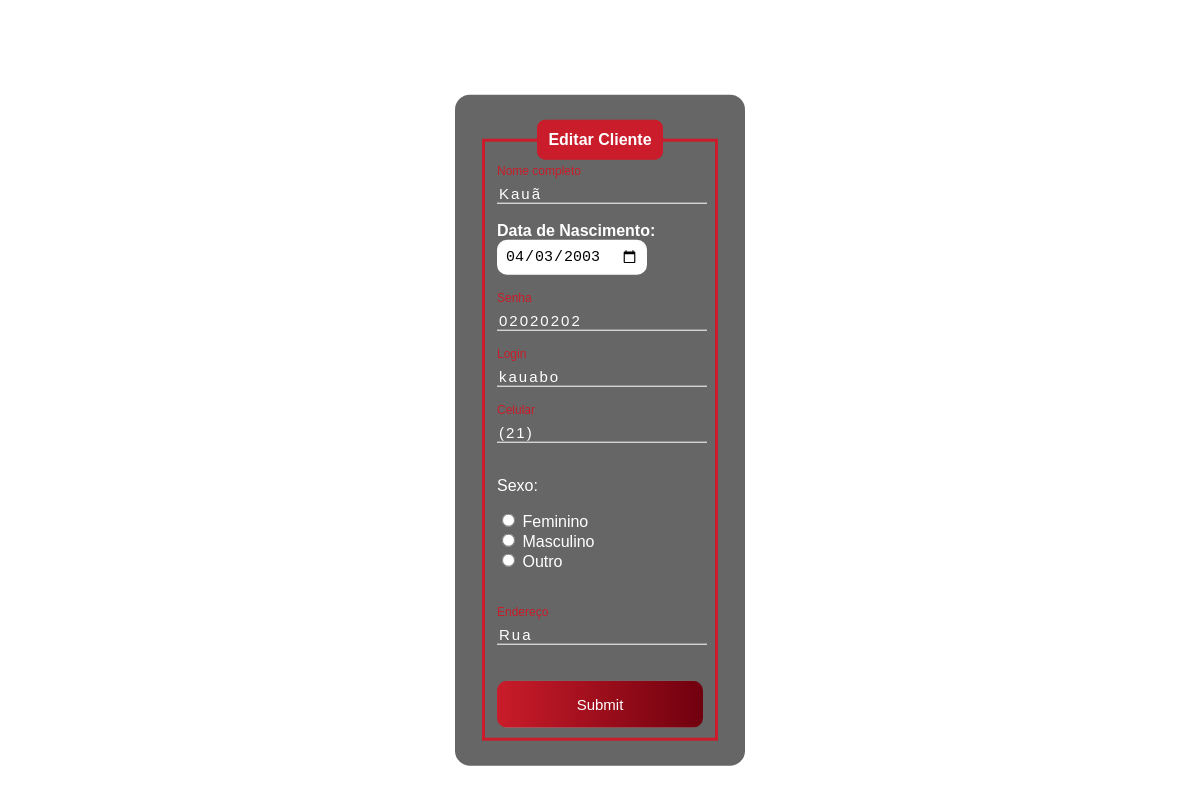
Before: /admin/usuarios.php?id=4 with the older database file.
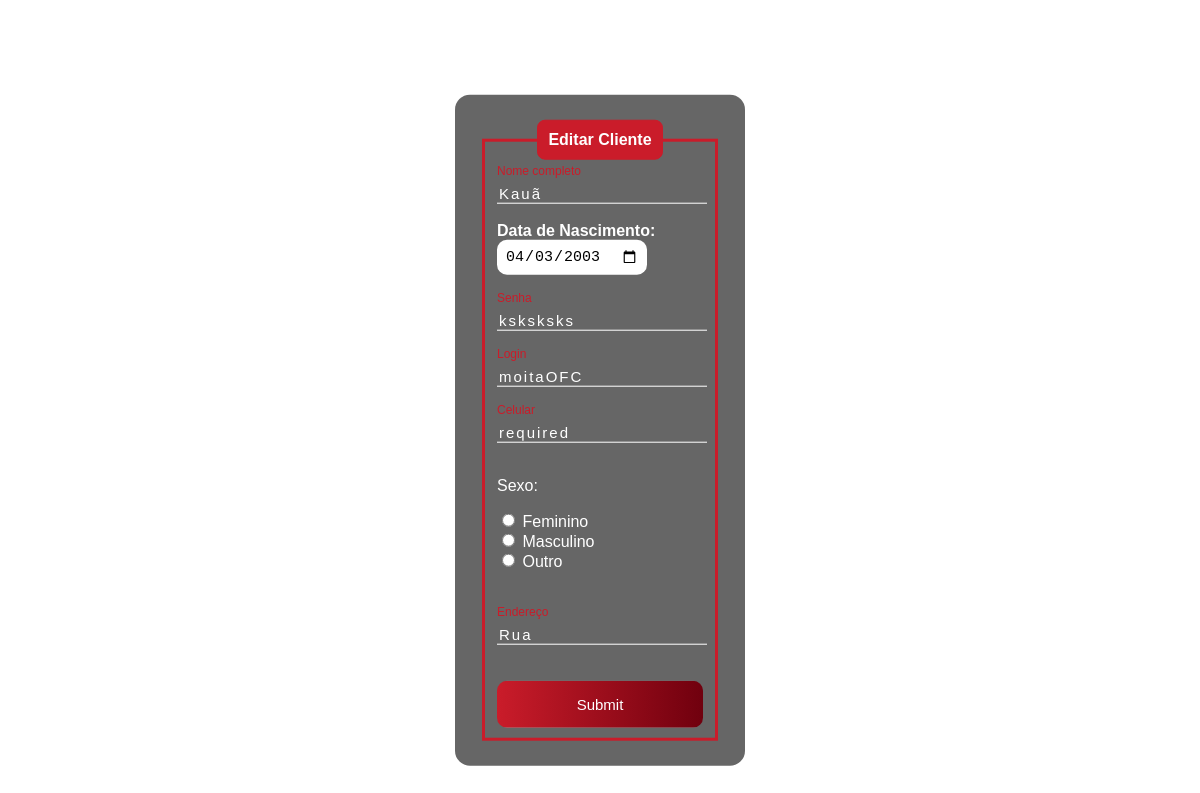
After: the same page with the newer database file.
### tables this page shows
CREATE TABLE `usuarios` (
  `id` int(11) NOT NULL,
  `nome` varchar(80) NOT NULL,
  `nomeMaterno` varchar(255) NOT NULL,
  `dataNasc` date NOT NULL,
  `sexo` varchar(15) NOT NULL,
  `cpf` varchar(20) NOT NULL,
  `celular` varchar(20) NOT NULL,
  `telefoneFixo` varchar(20) NOT NULL,
  `endereco` varchar(255) NOT NULL,
  `login` varchar(20) NOT NULL,
  `senha` varchar(20) NOT NULL,
  `adm` char(1) NOT NULL,
  `dono` char(1) NOT NULL
);

### admin/usuarios.php (the view, shortened to what this page needs)
<?php
    include_once('../php/config.php');
    if(!empty($_GET['id']))
    {
        $id = $_GET['id'];
        $sqlSelect = "SELECT * FROM usuarios WHERE id=$id";
        $result = $conexao->query($sqlSelect);
        if($result->num_rows > 0)
        {
            while($user_data = mysqli_fetch_assoc($result))
            {
                $nome = $user_data['nome'];
                $dataNasc = $user_data['dataNasc'];
                $sexo = $user_data['sexo'];
                $celular = $user_data['celular'];
                $endereco = $user_data['endereco'];
                $login = $user_data['login'];
                $senha = $user_data['senha'];
            }
        }
        else
        {
            header('Location: ../admin/indexadm.php');
        }
    }
    else
    {
        header('Location: ../admin/indexadm.php');
    }
?>
<!DOCTYPE html>
<html lang="pt-bt">
<head>
</head>
<body>
    <div class="box">
        <form action="../php/saveEdit.php" method="POST">
            <fieldset>
                <legend><b>Editar Cliente</b></legend>
                <br>
                <div class="inputBox">
                    <input type="text" name="nome" id="nome" class="inputUser" value=<?php echo $nome;?> required>
                    <label for="nome" class="labelInput">Nome completo</label>
                </div>
                <br>
                <label for="data_nascimento"><b>Data de Nascimento:</b></label>
                <input type="date" name="data_nascimento" id="data_nascimento" value=<?php echo $dataNasc;?> required>
                <br><br><br>
                <div class="inputBox">
                    <input type="text" name="senha" id="senha" class="inputUser" value=<?php echo $senha;?> required>
                    <label for="senha" class="labelInput">Senha</label>
                </div>
                <br><br>
                <div class="inputBox">
                    <input type="text" name="login" id="login" class="inputUser" value=<?php echo $login;?> required>
                    <label for="login" class="labelInput">Login</label>
                </div>
                <br><br>
                <div class="inputBox">
                    <input type="text" name="celular" id="celular" class="inputUser" value=<?php echo $celular;?> required>
                    <label for="celular" class="labelInput">Celular</label>
                </div>
                <br>
                <p>Sexo:</p>
                <input type="radio" id="feminino" name="genero" value="feminino" <?php echo ($sexo == 'feminino') ? 'checked' : '';?> required>
                <label for="feminino">Feminino</label>
                <br>
                <input type="radio" id="masculino" name="genero" value="masculino" <?php echo ($sexo == 'masculino') ? 'checked' : '';?> required>
                <label for="masculino">Masculino</label>
                <br>
                <input type="radio" id="outro" name="genero" value="outro" <?php echo ($sexo == 'outro') ? 'checked' : '';?> required>
                <label for="outro">Outro</label>
                <br><br>
                <br>
                <br>
                <div class="inputBox">
                    <input type="text" name="endereco" id="endereco" class="inputUser" value=<?php echo $endereco;?> required>
                    <label for="endereco" class="labelInput">Endereço</label>
                </div>
                <br><br>
                <input type="submit" name="update" id="submit">
            </fieldset>
        </form>
    </div>
</body>
</html>

### admin/usuarios.php (style rules this page uses)
body { font-family: Arial, Helvetica, sans-serif; }
.box { color: white; position: absolute; top: 50%; left: 50%; transform: translate(-50%,-50%); background-color: rgba(0, 0, 0, 0.6); padding: 25px; margin: 30px 0 30px 0; border-radius: 15px; width: 20%; }
fieldset { border: 3px solid #ca1c2a; }
legend { border: 1px solid #ca1c2a; padding: 10px; text-align: center; background-color: #ca1c2a; border-radius: 8px; }
.inputBox { position: relative; }
.inputUser { background: none; border: none; border-bottom: 1px solid white; outline: none; color: white; font-size: 15px; width: 100%; letter-spacing: 2px; }
.labelInput { position: absolute; top: 0px; left: 0px; pointer-events: none; transition: .5s; }
.inputUser:focus ~ .labelInput, .inputUser:valid ~ .labelInput { top: -20px; font-size: 12px; color: #ca1c2a; }
#data_nascimento { border: none; padding: 8px; border-radius: 10px; outline: none; font-size: 15px; }
#submit { background-image: linear-gradient(to right,#ca1c2a, #70000E); width: 100%; border: none; padding: 15px; color: white; font-size: 15px; cursor: pointer; border-radius: 10px; }

Changed rows visible on the page:
changed usuarios "☐ Feminino": senha "02020202" → "ksksksks"; login "kauabo" → "moitaOFC"
Other visible differences:
form field celular: "(21)" → "required"
